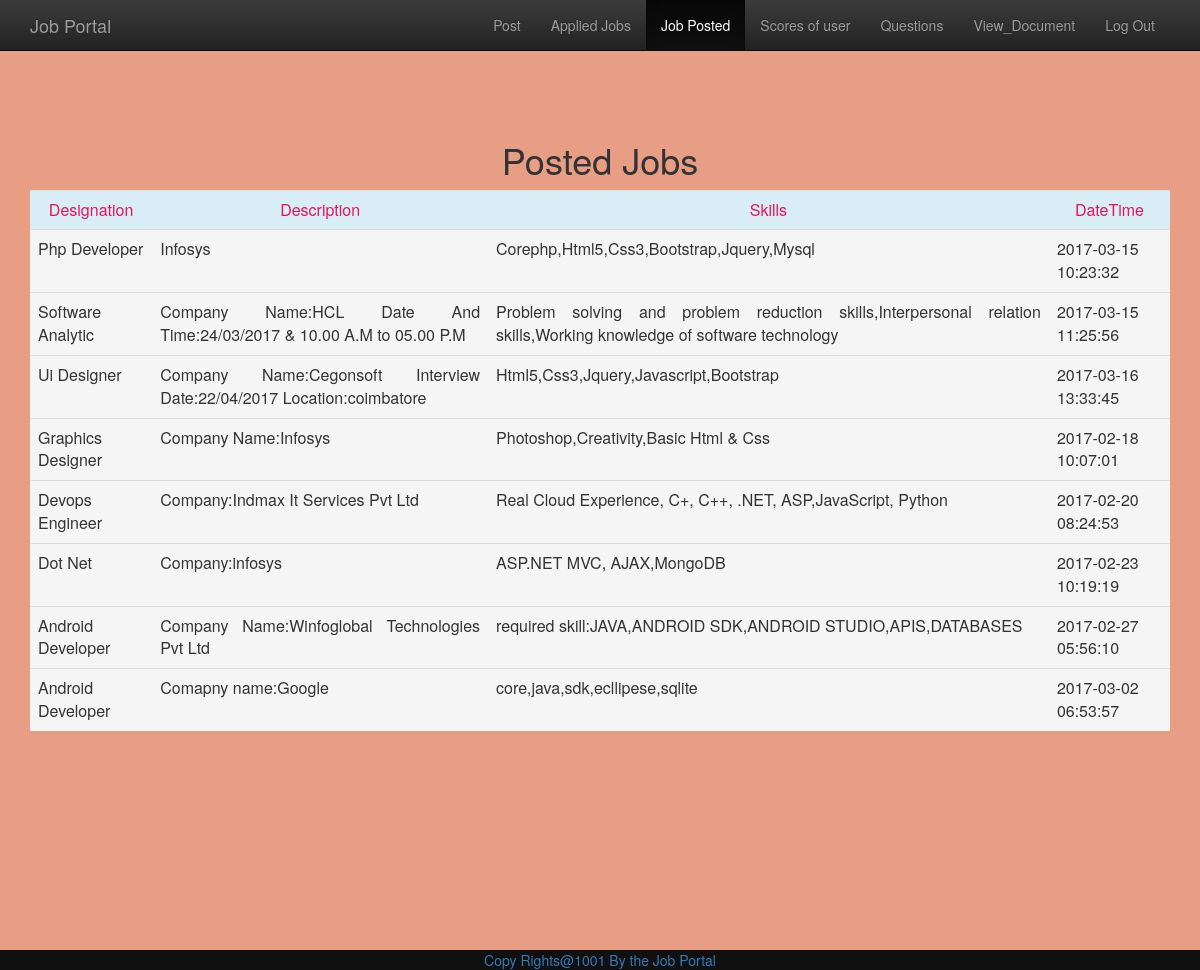
Screenshot of /posted.php with the database file from the repository.
### tables this page shows
CREATE TABLE IF NOT EXISTS `posts` (
  `id` int(100) NOT NULL AUTO_INCREMENT,
  `desg` varchar(100) NOT NULL,
  `desc1` varchar(10000) NOT NULL,
  `skill` varchar(200) NOT NULL,
  `datetime` datetime NOT NULL,
  PRIMARY KEY (`id`)
);

### posted.php (the view, shortened to what this page needs)
<html>
<head>
<link rel="stylesheet" text="text/css" href="css/bootstrap.min.css">
<link rel="stylesheet" text="text/css" href="css/bootstrap-theme.min.css">
<link rel="stylesheet" text="text/css" href="css/style.css">
</head>
<body  style="background:#E79E85;">
<nav class="navbar navbar-inverse navbar-fixed-top" id="my-navbar">
<div class="container">
<div class="nav-header logo">
<a href="index.php" class="navbar-brand pull-left">Job Portal</a>
</div>
<div class="collapse navbar-collapse menu">
<ul class="nav navbar-nav pull-right" >
<li><a href="Post.php">Post</a></li>
<li><a href="jobs.php">Applied Jobs</a></li>
<li class="active"><a href="posted.php">Job Posted</a></li>
<li><a href="score.php">Scores of user</a></li>
<li><a href="gen.php">Questions</a></li>
<li ><a href="documet.php">View_Document</a></li>
<li><a href="alogout.php">Log Out</a></li>
</ul>
</div>
</div>
</nav>
<div class="container" style="margin-top:120px;">
<h1 class="text-center">Posted Jobs</h1>
<table class="table table-responsive">
<tr class="info text-center" style="color:#E41655;">
<td>
Designation
</td>
<td>
Description
</td>
<td>
Skills
</td>
<td>
DateTime
</td>
</tr>
<?php
	$sql="select * from posts";
	$res=mysql_query($sql) or die (mysql_error());
	while($row=mysql_fetch_array($res))
	{
		echo "<tr class='active text-justify'>";
		echo "<td>";
		echo $row['desg'];
		echo "</td>";
		echo "<td>";
		echo $row['desc1'];
		echo "</td>";
		echo "<td>";
		echo $row['skill'];
		echo "</td>";
		echo "<td>";
		echo $row['datetime'];
		echo "</td>";
		echo "</tr>";
	}
?>
</table>
</div>
<div class="footer text-center bill" style="margin-top:199px;">
<a href="index.php">Copy Rights@1001 <span>By the Job Portal</span></a>
</div>
</body>
</html>

### css/style.css (style rules this page uses)
.bill { background-color:#101010 !important; }

### rows the page displays
posts: desg "Php Developer", desc1 "Infosys", skill "Corephp,Html5,Css3,Bootstrap,Jquery,Mysql", datetime "2017-03-15 10:23:32"
posts: desg "Software Analytic", desc1 "Company Name:HCL Date And Time:24/03/2017 & 10.00 A.M to 05.00 P.M", skill "Problem solving and problem reduction skills,Interpersonal relation skills,Working knowledge of software technology", datetime "2017-03-15 11:25:56"
posts: desg "Ui Designer", desc1 "Company Name:Cegonsoft Interview Date:22/04/2017 Location:coimbatore", skill "Html5,Css3,Jquery,Javascript,Bootstrap", datetime "2017-03-16 13:33:45"
posts: desg "Graphics Designer", desc1 "Company Name:Infosys", skill "Photoshop,Creativity,Basic Html & Css", datetime "2017-02-18 10:07:01"
posts: desg "Devops Engineer", desc1 "Company:Indmax It Services Pvt Ltd", skill "Real Cloud Experience, C+, C++, .NET, ASP,JavaScript, Python", datetime "2017-02-20 08:24:53"
posts: desg "Dot Net", desc1 "Company:infosys", skill "ASP.NET MVC, AJAX,MongoDB", datetime "2017-02-23 10:19:19"
posts: desg "Android Developer", desc1 "Company Name:Winfoglobal Technologies Pvt Ltd", skill "required skill:JAVA,ANDROID SDK,ANDROID STUDIO,APIS,DATABASES", datetime "2017-02-27 05:56:10"
posts: desg "Android Developer", desc1 "Comapny name:Google", skill "core,java,sdk,ecllipese,sqlite", datetime "2017-03-02 06:53:57"
